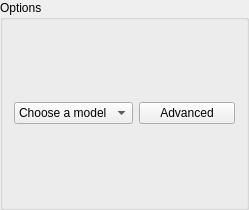
<?xml version="1.0" encoding="UTF-8"?>
<ui version="4.0">
 <class>OptionsGroupBox</class>
 <widget class="QGroupBox" name="OptionsGroupBox">
  <property name="geometry">
   <rect>
    <x>0</x>
    <y>0</y>
    <width>249</width>
    <height>210</height>
   </rect>
  </property>
  <property name="windowTitle">
   <string>Options</string>
  </property>
  <property name="title">
   <string>Options</string>
  </property>
  <layout class="QFormLayout" name="formLayout">
   <item row="0" column="0">
    <widget class="QComboBox" name="modelComboBox">
     <property name="sizePolicy">
      <sizepolicy hsizetype="Preferred" vsizetype="Expanding">
       <horstretch>0</horstretch>
       <verstretch>0</verstretch>
      </sizepolicy>
     </property>
     <property name="baseSize">
      <size>
       <width>0</width>
       <height>0</height>
      </size>
     </property>
     <item>
      <property name="text">
       <string>Choose a model</string>
      </property>
     </item>
     <item>
      <property name="text">
       <string>SEIR</string>
      </property>
     </item>
     <item>
      <property name="text">
       <string>SIR</string>
      </property>
     </item>
     <item>
      <property name="text">
       <string>SIS</string>
      </property>
     </item>
    </widget>
   </item>
   <item row="0" column="1">
    <widget class="QPushButton" name="advancedBtn">
     <property name="text">
      <string>Advanced</string>
     </property>
    </widget>
   </item>
  </layout>
 </widget>
 <resources/>
 <connections/>
</ui>
